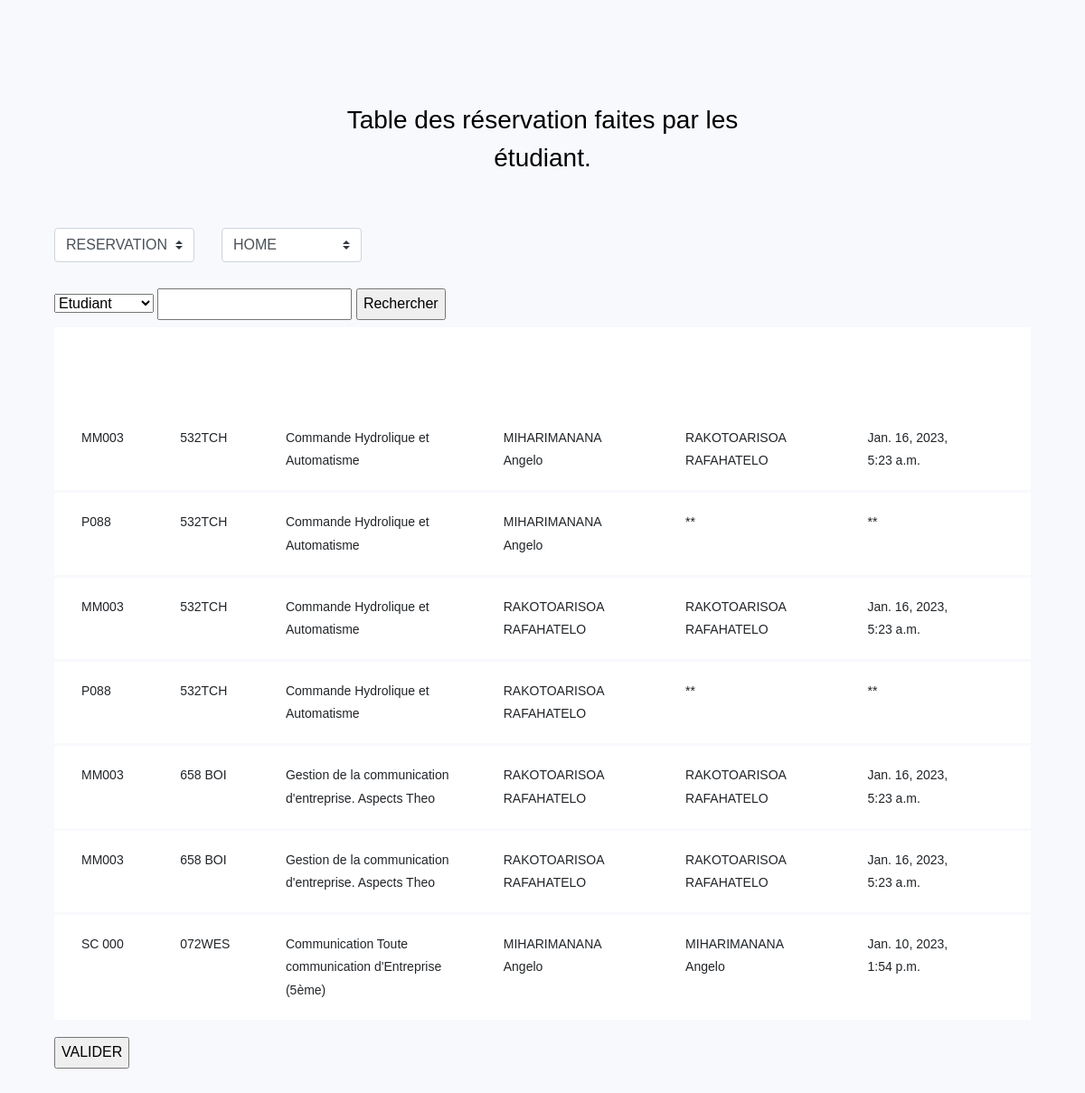
The page /biblio/reservation/ (signed in) on the database its author committed.
### bibliotheque/models.py (models this page shows)
class Books(models.Model):
    numero = models.CharField(max_length=6)
    auteur = models.CharField(max_length=30)
    titre = models.CharField(max_length=100)
    edition = models.CharField(max_length=10, blank=True)
    annee = models.IntegerField(blank=True)
    lieu = models.CharField(max_length=15, blank=True)
    cotation = models.CharField(max_length=10)
    etat = models.IntegerField()
    observation = models.CharField(max_length=20, blank=True)
    categorie = models.CharField(max_length=50)

### gestionLivres/models.py (models this page shows)
class Reserves(models.Model):
    idBook = models.IntegerField()
    cotation = models.CharField(max_length=10)
    titre = models.CharField(max_length=100)
    categorie = models.CharField(max_length=50)
    idUserEnAttent = models.IntegerField()
    idUserEnCour = models.IntegerField()
    commentaire = models.TextField(blank=True)

class Empruntes(models.Model):
    idBook = models.IntegerField()
    cotation = models.CharField(max_length=10)
    titre = models.CharField(max_length=100)
    categorie = models.CharField(max_length=50)
    idUser = models.IntegerField()
    dateSortie = models.DateTimeField()
    dateEntre = models.DateTimeField()
    commentaire = models.TextField(blank=True)

### gestionLivres/views.py (the view)
# urls.py: path('reservation/', views.reservation, name='borrow'),
def reservation(request):
    if 'logged_user_id' in request.session:
        logged_user_id = request.session['logged_user_id']
        logged_user = Users.objects.get(id=logged_user_id)
        books = models.Reserves.objects.all()
        list_book = []
        for book in books:
            userEnAttent = Users.objects.get(id=book.idUserEnAttent)
            dbbook = Books.objects.get(id=book.idBook)
            try:
                bookemprunte = models.Empruntes.objects.get(idBook=book.idBook)
                iduserbookemprunte = bookemprunte.idUser
                datelivraison = bookemprunte.dateEntre
                userEnCour = Users.objects.get(id=iduserbookemprunte)
                userEnCour = str(userEnCour.name) + ' ' + str(userEnCour.user_name)
            except:
                userEnCour = '**'
                datelivraison = '**'
                pass
            book = {
                'cotation' : book.cotation,
                'title' : book.titre,
                'UserEnAttent' : str(userEnAttent.name) + ' ' + str(userEnAttent.user_name),
                'UserEnCours' : userEnCour,
                'number_book' : dbbook.numero,
                'auteur' : dbbook.auteur,
                'etat' : dbbook.etat,
                'categorie' : dbbook.categorie,
                'dateLivraison':datelivraison,
                }
            list_book.append(book)
        return render(request, 'reservation.html', context={'list_book':list_book,'nbr_book':len(list_book)})
    else:
        return render(request, 'login2.html')

### templates/reservation.html (shortened to what this page needs)
{% extends "table_admin.html" %}
{% block title %}réservation faites {% endblock  %}
{% block bl1 %}<option value="http://127.0.0.1:8000/biblio/reservation">RESERVATION</option>{% endblock %}
{% block valcol1 %} {{ index.number_book }} {% endblock %}
{% block valcol2 %} {{ index.cotation}} {% endblock %}
{% block valcol3 %} {{ index.title}} {% endblock %}
{% block valcol7 %} {{ index.UserEnAttent}} {% endblock %}
{% block valcol8 %} {{ index.UserEnCours }} {% endblock %}
{% block valcol9 %} {{ index.dateLivraison }} {% endblock %}

### rows shown on the page
Books: number_book "MM003" "MM003" "MM003" "MM003"
Reserves: cotation "532TCH", title "Commande Hydrolique et Automatisme"
Empruntes: dateLivraison "Jan. 16, 2023, 5:23 a.m." "Jan. 16, 2023, 5:23 a.m." "Jan. 16, 2023, 5:23 a.m." "Jan. 16, 2023, 5:23 a.m."
Books: number_book "P088" "P088"
Reserves: cotation "532TCH", title "Commande Hydrolique et Automatisme"
Reserves: cotation "532TCH", title "Commande Hydrolique et Automatisme"
Reserves: cotation "532TCH", title "Commande Hydrolique et Automatisme"
Reserves: cotation "658 BOI", title "Gestion de la communication d'entreprise. Aspects Theo"
Reserves: cotation "658 BOI", title "Gestion de la communication d'entreprise. Aspects Theo"
Books: number_book "SC 000"
Reserves: cotation "072WES", title "Communication Toute communication d'Entreprise (5ème)"
Empruntes: dateLivraison "Jan. 10, 2023, 1:54 p.m."

### other values the page prints
{{ index.UserEnAttent }} "MIHARIMANANA Angelo" "MIHARIMANANA Angelo" "RAKOTOARISOA RAFAHATELO" "RAKOTOARISOA RAFAHATELO" "RAKOTOARISOA RAFAHATELO" "RAKOTOARISOA RAFAHATELO" "MIHARIMANANA Angelo"
{{ index.UserEnCours }} "RAKOTOARISOA RAFAHATELO" "**" "RAKOTOARISOA RAFAHATELO" "**" "RAKOTOARISOA RAFAHATELO" "RAKOTOARISOA RAFAHATELO" "MIHARIMANANA Angelo"
{{ index.dateLivraison }} "**" "**"
